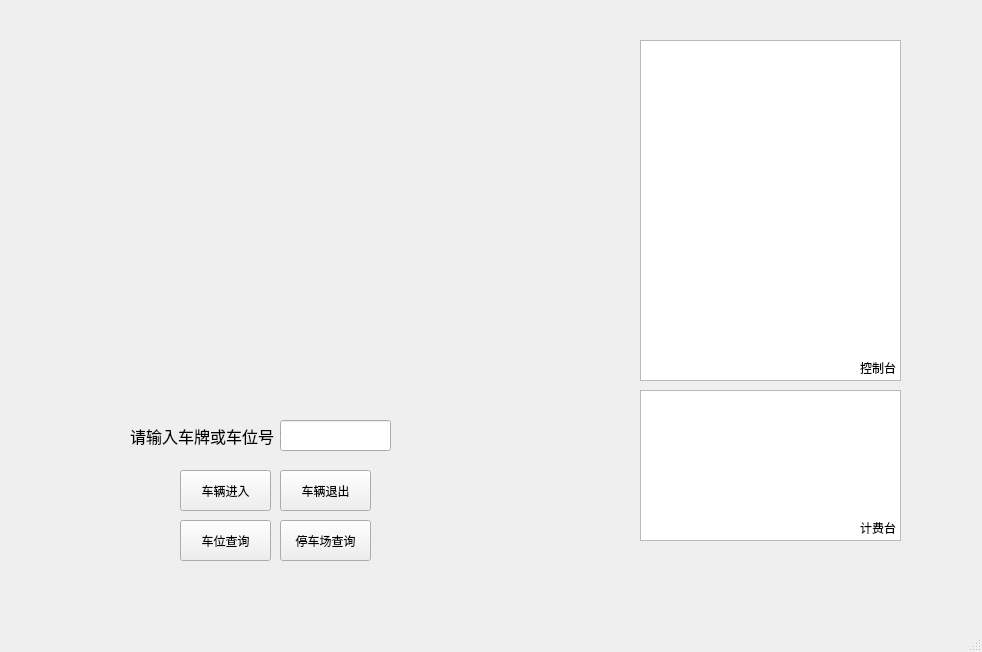
<?xml version="1.0" encoding="UTF-8"?>
<ui version="4.0">
 <class>MainWindow</class>
 <widget class="QMainWindow" name="MainWindow">
  <property name="geometry">
   <rect>
    <x>0</x>
    <y>0</y>
    <width>982</width>
    <height>652</height>
   </rect>
  </property>
  <property name="windowTitle">
   <string>MainWindow</string>
  </property>
  <property name="autoFillBackground">
   <bool>false</bool>
  </property>
  <widget class="QWidget" name="centralwidget">
   <widget class="QLineEdit" name="lineEdit">
    <property name="geometry">
     <rect>
      <x>280</x>
      <y>420</y>
      <width>111</width>
      <height>31</height>
     </rect>
    </property>
   </widget>
   <widget class="QPushButton" name="enterButton">
    <property name="geometry">
     <rect>
      <x>180</x>
      <y>470</y>
      <width>91</width>
      <height>41</height>
     </rect>
    </property>
    <property name="text">
     <string>车辆进入</string>
    </property>
    <property name="shortcut">
     <string>Up</string>
    </property>
   </widget>
   <widget class="QPushButton" name="queryButton_1">
    <property name="geometry">
     <rect>
      <x>180</x>
      <y>520</y>
      <width>91</width>
      <height>41</height>
     </rect>
    </property>
    <property name="text">
     <string>车位查询</string>
    </property>
   </widget>
   <widget class="QListWidget" name="listWidget">
    <property name="geometry">
     <rect>
      <x>640</x>
      <y>40</y>
      <width>261</width>
      <height>341</height>
     </rect>
    </property>
   </widget>
   <widget class="QListWidget" name="listWidget_3">
    <property name="geometry">
     <rect>
      <x>640</x>
      <y>390</y>
      <width>261</width>
      <height>151</height>
     </rect>
    </property>
   </widget>
   <widget class="QPushButton" name="leaveButton">
    <property name="geometry">
     <rect>
      <x>280</x>
      <y>470</y>
      <width>91</width>
      <height>41</height>
     </rect>
    </property>
    <property name="text">
     <string>车辆退出</string>
    </property>
    <property name="shortcut">
     <string>Esc</string>
    </property>
   </widget>
   <widget class="QLabel" name="label_5">
    <property name="geometry">
     <rect>
      <x>860</x>
      <y>520</y>
      <width>41</width>
      <height>16</height>
     </rect>
    </property>
    <property name="text">
     <string>计费台</string>
    </property>
   </widget>
   <widget class="QPushButton" name="queryButton_2">
    <property name="geometry">
     <rect>
      <x>280</x>
      <y>520</y>
      <width>91</width>
      <height>41</height>
     </rect>
    </property>
    <property name="text">
     <string>停车场查询</string>
    </property>
   </widget>
   <widget class="QLabel" name="inputlabel">
    <property name="geometry">
     <rect>
      <x>130</x>
      <y>420</y>
      <width>151</width>
      <height>31</height>
     </rect>
    </property>
    <property name="font">
     <font>
      <pointsize>12</pointsize>
     </font>
    </property>
    <property name="styleSheet">
     <string notr="true">QLabel{
                                    border: 2px solid ；
                                    font:bold italic 16px &quot;微软雅黑&quot;;
                                    }
                                </string>
    </property>
    <property name="text">
     <string>请输入车牌或车位号：</string>
    </property>
   </widget>
   <widget class="QLabel" name="label">
    <property name="geometry">
     <rect>
      <x>20</x>
      <y>520</y>
      <width>91</width>
      <height>41</height>
     </rect>
    </property>
    <property name="font">
     <font>
      <pointsize>12</pointsize>
     </font>
    </property>
    <property name="text">
     <string/>
    </property>
    <property name="pixmap">
     <pixmap>C:/Users/lenovo/Desktop/in.png</pixmap>
    </property>
    <property name="scaledContents">
     <bool>true</bool>
    </property>
   </widget>
   <widget class="QLabel" name="label_2">
    <property name="geometry">
     <rect>
      <x>860</x>
      <y>360</y>
      <width>41</width>
      <height>16</height>
     </rect>
    </property>
    <property name="text">
     <string>控制台</string>
    </property>
   </widget>
   <widget class="QLabel" name="label_4">
    <property name="geometry">
     <rect>
      <x>590</x>
      <y>60</y>
      <width>31</width>
      <height>71</height>
     </rect>
    </property>
    <property name="text">
     <string/>
    </property>
    <property name="pixmap">
     <pixmap>C:/Users/lenovo/Pictures/Screenshots/屏幕截图 2024-10-24 174346(1).png</pixmap>
    </property>
    <property name="scaledContents">
     <bool>true</bool>
    </property>
   </widget>
   <widget class="QLabel" name="label_7">
    <property name="geometry">
     <rect>
      <x>10</x>
      <y>550</y>
      <width>91</width>
      <height>31</height>
     </rect>
    </property>
    <property name="text">
     <string/>
    </property>
    <property name="pixmap">
     <pixmap>C:/Users/lenovo/Pictures/Screenshots/屏幕截图 2024-10-24 174632.png</pixmap>
    </property>
    <property name="scaledContents">
     <bool>true</bool>
    </property>
   </widget>
  </widget>
  <widget class="QMenuBar" name="menubar">
   <property name="geometry">
    <rect>
     <x>0</x>
     <y>0</y>
     <width>982</width>
     <height>22</height>
    </rect>
   </property>
  </widget>
  <widget class="QStatusBar" name="statusbar"/>
 </widget>
 <resources/>
 <connections/>
</ui>
